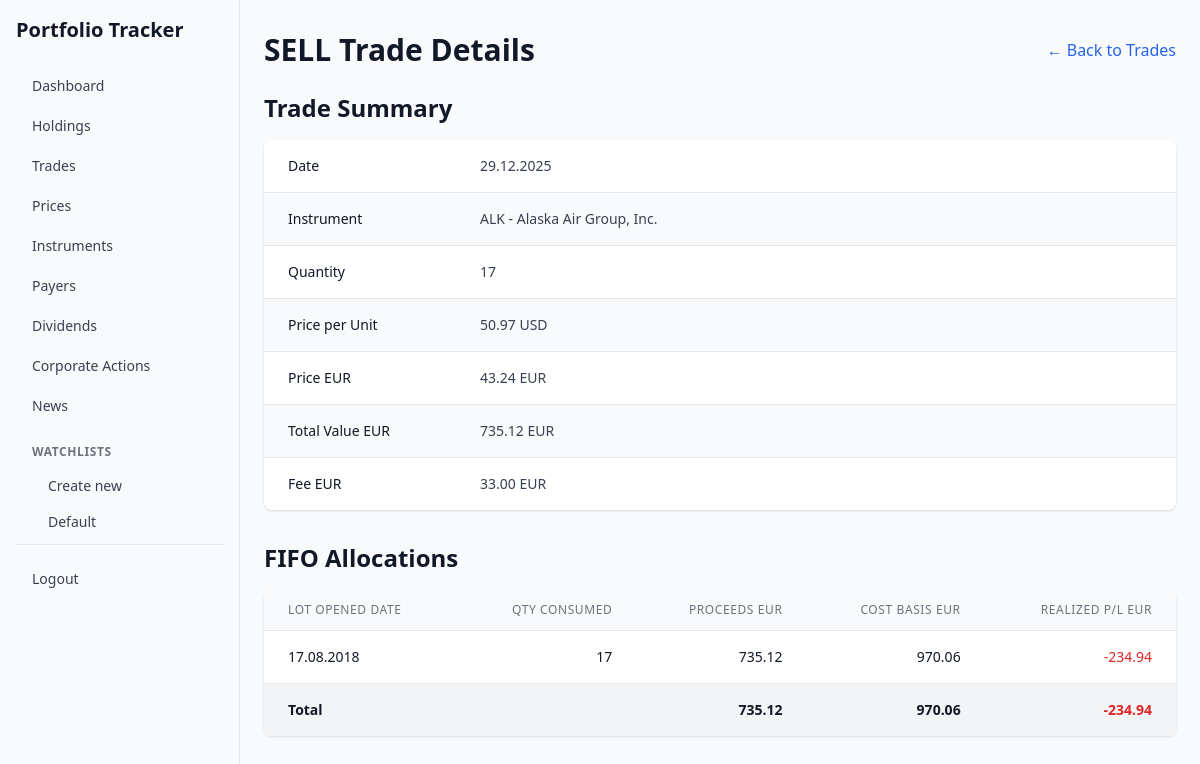
The app's page /?action=trade_view_sell&id=33 (signed in) with its own data.
### tables this page shows
CREATE TABLE watchlist (
  id BIGINT UNSIGNED AUTO_INCREMENT PRIMARY KEY,
  user_id BIGINT UNSIGNED NOT NULL,
  name VARCHAR(80) NOT NULL,
  is_default TINYINT(1) NOT NULL DEFAULT 0,
  created_at DATETIME NOT NULL DEFAULT CURRENT_TIMESTAMP,

  UNIQUE KEY uniq_user_name (user_id, name),
  KEY idx_user (user_id),

  CONSTRAINT fk_watchlist_user FOREIGN KEY (user_id) REFERENCES user(id)
);

CREATE TABLE trade (
  id BIGINT UNSIGNED AUTO_INCREMENT PRIMARY KEY,
  user_id BIGINT UNSIGNED NOT NULL,

  broker_account_id BIGINT UNSIGNED NULL,
  instrument_id BIGINT UNSIGNED NOT NULL,

  trade_type ENUM('BUY','SELL') NOT NULL,
  trade_date DATE NOT NULL,

  quantity DECIMAL(18,6) NOT NULL,
  price_per_unit DECIMAL(18,8) NOT NULL,
  price_eur DECIMAL(18,8) NOT NULL,
  trade_currency CHAR(3) NOT NULL,

  fee_amount DECIMAL(18,8) NULL,
  fee_currency CHAR(3) NULL,

  fx_rate_to_eur DECIMAL(18,8) NOT NULL,          
  total_value_eur DECIMAL(18,2) NOT NULL,         
  fee_eur DECIMAL(18,2) NOT NULL DEFAULT 0,

  notes VARCHAR(255) NULL,

  is_voided TINYINT(1) NOT NULL DEFAULT 0,
  void_reason VARCHAR(255) NULL,

  created_at DATETIME NOT NULL DEFAULT CURRENT_TIMESTAMP,
  updated_at DATETIME NOT NULL DEFAULT CURRENT_TIMESTAMP ON UPDATE CURRENT_TIMESTAMP,

  created_by BIGINT UNSIGNED NULL,
  updated_by BIGINT UNSIGNED NULL,

  KEY idx_trade_user_date (user_id, trade_date),
  KEY idx_trade_user_instr_date (user_id, instrument_id, trade_date),

  CONSTRAINT fk_trade_user FOREIGN KEY (user_id) REFERENCES user(id),
  CONSTRAINT fk_trade_broker FOREIGN KEY (broker_account_id) REFERENCES broker_account(id),
  CONSTRAINT fk_trade_instr FOREIGN KEY (instrument_id) REFERENCES instrument(id),
  CONSTRAINT fk_trade_created_by FOREIGN KEY (created_by) REFERENCES user(id),
  CONSTRAINT fk_trade_updated_by FOREIGN KEY (updated_by) REFERENCES user(id),

  CONSTRAINT chk_trade_qty_pos CHECK (quantity > 0),
  CONSTRAINT chk_trade_price_pos CHECK (price_per_unit >= 0),
  CONSTRAINT chk_trade_price_eur_nonneg CHECK (price_eur >= 0),
  CONSTRAINT chk_trade_total_pos CHECK (total_value_eur >= 0),
  CONSTRAINT chk_trade_fee_nonneg CHECK (fee_eur >= 0)
);

CREATE TABLE instrument (
  id BIGINT UNSIGNED AUTO_INCREMENT PRIMARY KEY,

  isin VARCHAR(16) NULL,                          
  ticker VARCHAR(32) NULL,                        
  name VARCHAR(255) NOT NULL,
  instrument_type ENUM('STOCK','ETF','ADR','BOND','OTHER') NOT NULL DEFAULT 'STOCK',
  country_code CHAR(2) NULL,
  trading_currency CHAR(3) NULL,
  dividend_payer_id BIGINT UNSIGNED NULL,
  is_private TINYINT(1) NOT NULL DEFAULT 0,

  created_at DATETIME NOT NULL DEFAULT CURRENT_TIMESTAMP,
  updated_at DATETIME NOT NULL DEFAULT CURRENT_TIMESTAMP ON UPDATE CURRENT_TIMESTAMP,

  UNIQUE KEY uk_instrument_isin (isin),
  KEY idx_instrument_ticker (ticker),
  
  CONSTRAINT fk_instrument_dividend_payer FOREIGN KEY (dividend_payer_id) REFERENCES dividend_payer(id)
);

CREATE TABLE trade_lot_allocation (
  id BIGINT UNSIGNED AUTO_INCREMENT PRIMARY KEY,
  user_id BIGINT UNSIGNED NOT NULL,

  sell_trade_id BIGINT UNSIGNED NOT NULL,
  trade_lot_id BIGINT UNSIGNED NOT NULL,

  quantity_consumed DECIMAL(18,6) NOT NULL,

  proceeds_eur DECIMAL(18,2) NOT NULL,
  cost_basis_eur DECIMAL(18,2) NOT NULL,
  realized_pnl_eur DECIMAL(18,2) NOT NULL,

  created_at DATETIME NOT NULL DEFAULT CURRENT_TIMESTAMP,
  updated_at DATETIME NOT NULL DEFAULT CURRENT_TIMESTAMP ON UPDATE CURRENT_TIMESTAMP,

  created_by BIGINT UNSIGNED NULL,
  updated_by BIGINT UNSIGNED NULL,

  KEY idx_alloc_user_sell (user_id, sell_trade_id),
  KEY idx_alloc_user_lot (user_id, trade_lot_id),

  CONSTRAINT fk_alloc_user FOREIGN KEY (user_id) REFERENCES user(id),
  CONSTRAINT fk_alloc_sell_trade FOREIGN KEY (sell_trade_id) REFERENCES trade(id),
  CONSTRAINT fk_alloc_lot FOREIGN KEY (trade_lot_id) REFERENCES trade_lot(id),
  CONSTRAINT fk_alloc_created_by FOREIGN KEY (created_by) REFERENCES user(id),
  CONSTRAINT fk_alloc_updated_by FOREIGN KEY (updated_by) REFERENCES user(id),

  CONSTRAINT chk_alloc_qty_pos CHECK (quantity_consumed > 0)
);

CREATE TABLE trade_lot (
  id BIGINT UNSIGNED AUTO_INCREMENT PRIMARY KEY,
  user_id BIGINT UNSIGNED NOT NULL,

  buy_trade_id BIGINT UNSIGNED NOT NULL,
  instrument_id BIGINT UNSIGNED NOT NULL,

  opened_date DATE NOT NULL,
  quantity_opened DECIMAL(18,6) NOT NULL,
  quantity_remaining DECIMAL(18,6) NOT NULL,

  cost_basis_eur DECIMAL(18,2) NOT NULL,

  created_at DATETIME NOT NULL DEFAULT CURRENT_TIMESTAMP,
  updated_at DATETIME NOT NULL DEFAULT CURRENT_TIMESTAMP ON UPDATE CURRENT_TIMESTAMP,

  created_by BIGINT UNSIGNED NULL,
  updated_by BIGINT UNSIGNED NULL,

  KEY idx_lot_user_instr_date (user_id, instrument_id, opened_date),

  CONSTRAINT fk_lot_user FOREIGN KEY (user_id) REFERENCES user(id),
  CONSTRAINT fk_lot_buy_trade FOREIGN KEY (buy_trade_id) REFERENCES trade(id),
  CONSTRAINT fk_lot_instr FOREIGN KEY (instrument_id) REFERENCES instrument(id),
  CONSTRAINT fk_lot_created_by FOREIGN KEY (created_by) REFERENCES user(id),
  CONSTRAINT fk_lot_updated_by FOREIGN KEY (updated_by) REFERENCES user(id),

  CONSTRAINT chk_lot_qty_pos CHECK (quantity_opened > 0),
  CONSTRAINT chk_lot_qty_rem_nonneg CHECK (quantity_remaining >= 0)
);

### views/trades/view_sell.php (the view, shortened to what the rows shown need)
<div class="mb-6">
    <div class="flex items-center justify-between mb-4">
        <h1 class="text-3xl font-bold text-gray-900">SELL Trade Details</h1>
    </div>
</div>
<div class="mb-8">
    <h2 class="text-2xl font-semibold text-gray-900 mb-4">Trade Summary</h2>
    <div class="bg-white rounded-lg shadow overflow-hidden">
        <table class="min-w-full divide-y divide-gray-200">
            <tbody class="bg-white divide-y divide-gray-200">
                <tr>
                    <th class="px-6 py-4 text-left text-sm font-medium text-gray-900 w-48">Date</th>
                    <td class="px-6 py-4 text-sm text-gray-700"><?= date('d.m.Y', strtotime($trade->trade_date)) ?></td>
                </tr>
                <tr class="bg-gray-50">
                    <th class="px-6 py-4 text-left text-sm font-medium text-gray-900">Instrument</th>
                    <td class="px-6 py-4 text-sm text-gray-700">
                        <?php if ($instrument): ?>
                            <?= htmlspecialchars($instrument->ticker ? $instrument->ticker . ' - ' . $instrument->name : $instrument->name) ?>
                        <?php else: ?>
                            ID: <?= htmlspecialchars((string)$trade->instrument_id) ?>
                        <?php endif; ?>
                    </td>
                </tr>
                <tr>
                    <th class="px-6 py-4 text-left text-sm font-medium text-gray-900">Quantity</th>
                    <td class="px-6 py-4 text-sm text-gray-700"><?= number_format((float)$trade->quantity, 0) ?></td>
                </tr>
                <tr class="bg-gray-50">
                    <th class="px-6 py-4 text-left text-sm font-medium text-gray-900">Price per Unit</th>
                    <td class="px-6 py-4 text-sm text-gray-700"><?= number_format((float)$trade->price_per_unit, 2) ?> <?= htmlspecialchars($trade->trade_currency) ?></td>
                </tr>
                <tr>
                    <th class="px-6 py-4 text-left text-sm font-medium text-gray-900">Price EUR</th>
                    <td class="px-6 py-4 text-sm text-gray-700"><?= number_format((float)$trade->price_eur, 2) ?> EUR</td>
                </tr>
                <tr class="bg-gray-50">
                    <th class="px-6 py-4 text-left text-sm font-medium text-gray-900">Total Value EUR</th>
                    <td class="px-6 py-4 text-sm text-gray-700"><?= htmlspecialchars($trade->total_value_eur) ?> EUR</td>
                </tr>
                <tr>
                    <th class="px-6 py-4 text-left text-sm font-medium text-gray-900">Fee EUR</th>
                    <td class="px-6 py-4 text-sm text-gray-700"><?= htmlspecialchars($trade->fee_eur) ?> EUR</td>
                </tr>
            </tbody>
        </table>
    </div>
</div>
<div>
    <h2 class="text-2xl font-semibold text-gray-900 mb-4">FIFO Allocations</h2>
    <?php if (empty($allocations)): ?>
        <div class="bg-white rounded-lg shadow p-6">
            <p class="text-gray-600">No allocations found.</p>
        </div>
    <?php else: ?>
        <?php
        function compare_decimals_view(string $a, string $b): int {
            return bccomp($a, $b, 2);
        }
        $total_proceeds = '0.00';
        $total_cost = '0.00';
        $total_pnl = '0.00';
        foreach ($allocations as $alloc_data):
            $alloc = $alloc_data['allocation'];
            $total_proceeds = bcadd($total_proceeds, $alloc->proceeds_eur, 2);
            $total_cost = bcadd($total_cost, $alloc->cost_basis_eur, 2);
            $total_pnl = bcadd($total_pnl, $alloc->realized_pnl_eur, 2);
        endforeach;
        ?>
        <div class="bg-white rounded-lg shadow overflow-hidden">
            <div class="overflow-x-auto">
                <table class="min-w-full divide-y divide-gray-200">
                    <thead class="bg-gray-50">
                        <tr>
                            <th class="px-6 py-3 text-left text-xs font-medium text-gray-500 uppercase tracking-wider">Lot Opened Date</th>
                            <th class="px-6 py-3 text-right text-xs font-medium text-gray-500 uppercase tracking-wider">Qty Consumed</th>
                            <th class="px-6 py-3 text-right text-xs font-medium text-gray-500 uppercase tracking-wider">Proceeds EUR</th>
                            <th class="px-6 py-3 text-right text-xs font-medium text-gray-500 uppercase tracking-wider">Cost Basis EUR</th>
                            <th class="px-6 py-3 text-right text-xs font-medium text-gray-500 uppercase tracking-wider">Realized P/L EUR</th>
                        </tr>
                    </thead>
                    <tbody class="bg-white divide-y divide-gray-200">
                        <?php foreach ($allocations as $index => $alloc_data): ?>
                            <?php
                            $alloc = $alloc_data['allocation'];
                            $lot_opened_date = $alloc_data['lot_opened_date'];
                            ?>
                            <tr class="<?= $index % 2 === 0 ? 'bg-white' : 'bg-gray-50' ?> hover:bg-blue-50">
                                <td class="px-6 py-4 whitespace-nowrap text-sm text-gray-900"><?= date('d.m.Y', strtotime($lot_opened_date)) ?></td>
                                <td class="px-6 py-4 whitespace-nowrap text-sm text-gray-900 text-right"><?= number_format((float)$alloc->quantity_consumed, 0) ?></td>
                                <td class="px-6 py-4 whitespace-nowrap text-sm text-gray-900 text-right"><?= htmlspecialchars($alloc->proceeds_eur) ?></td>
                                <td class="px-6 py-4 whitespace-nowrap text-sm text-gray-900 text-right"><?= htmlspecialchars($alloc->cost_basis_eur) ?></td>
                                <td class="px-6 py-4 whitespace-nowrap text-sm text-right font-medium <?= compare_decimals_view($alloc->realized_pnl_eur, '0') >= 0 ? 'text-green-600' : 'text-red-600' ?>">
                                    <?= htmlspecialchars($alloc->realized_pnl_eur) ?>
                                </td>
                            </tr>
                        <?php endforeach; ?>
                        <tr class="bg-gray-100 font-bold">
                            <td class="px-6 py-4 text-sm text-gray-900" colspan="2">Total</td>
                            <td class="px-6 py-4 whitespace-nowrap text-sm text-gray-900 text-right"><?= htmlspecialchars($total_proceeds) ?></td>
                            <td class="px-6 py-4 whitespace-nowrap text-sm text-gray-900 text-right"><?= htmlspecialchars($total_cost) ?></td>
                            <td class="px-6 py-4 whitespace-nowrap text-sm text-right font-bold <?= compare_decimals_view($total_pnl, '0') >= 0 ? 'text-green-600' : 'text-red-600' ?>">
                                <?= htmlspecialchars($total_pnl) ?>
                            </td>
                        </tr>
                    </tbody>
                </table>
            </div>
        </div>
    <?php endif; ?>
</div>
<?php
$content = ob_get_clean();
require __DIR__ . '/../layout.php';
?>

### views/layout.php (shortened to what the rows shown need)
<!DOCTYPE html>
<html lang="en">
<head>
    <script src="https://cdn.tailwindcss.com"></script>
</head>
<body class="bg-gray-50">
    <?php
    require_once __DIR__ . '/../infrastructure/auth.php';
    $is_logged_in = current_user_id() !== null;
    $current_action = $_GET['action'] ?? 'login';
    $current_watchlist_id = isset($_GET['id']) && $current_action === 'watchlist' ? (int) $_GET['id'] : 0;
    $watchlists_sidebar = [];
    if ($is_logged_in) {
        require_once __DIR__ . '/../repositories/WatchlistRepository.php';
        $watchlist_repo = new WatchlistRepository();
        $user_id = current_user_id();
        if ($user_id !== null) {
            $watchlists_sidebar = $watchlist_repo->list_by_user($user_id);
        }
    }
    function get_watchlist_link_classes(int $watchlist_id, int $current_id): string {
        $base = 'block px-4 py-2 pl-8 text-sm font-medium rounded-md transition-colors';
        return $base . ' text-gray-700 hover:bg-gray-100 hover:text-gray-900';
    }
    ?>
    <?php if ($is_logged_in): ?>
        <div class="flex min-h-screen">
            <aside class="w-60 bg-gray-50 border-r border-gray-200 flex-shrink-0">
                <div class="p-4">
                    <h1 class="text-xl font-bold text-gray-900 mb-6">Portfolio Tracker</h1>
                    <nav class="space-y-1">
                        <div class="pt-2">
                            <div class="px-4 py-2 text-xs font-semibold text-gray-500 uppercase tracking-wider">
                                Watchlists
                            </div>
                            <a href="?action=watchlist_new" class="block px-4 py-2 pl-8 text-sm font-medium text-gray-700 hover:bg-gray-100 hover:text-gray-900 rounded-md transition-colors">
                                Create new
                            </a>
                            <?php foreach ($watchlists_sidebar as $watchlist): ?>
                                <a href="?action=watchlist&id=<?= $watchlist->id ?>" class="<?= get_watchlist_link_classes($watchlist->id, $current_watchlist_id) ?>">
                                    <?= htmlspecialchars($watchlist->name) ?>
                                </a>
                            <?php endforeach; ?>
                        </div>
                    </nav>
                </div>
            </aside>
            <main class="flex-1 overflow-x-hidden">
                <div class="<?= $current_action === 'holdings' ? '' : (in_array($current_action, ['news', 'trades', 'dividends', 'watchlist', 'instruments']) ? 'max-w-12xl mx-auto' : 'max-w-7xl mx-auto') ?> px-6 py-8">
                    <?php if (isset($content)): ?>
                        <?= $content ?>
                    <?php endif; ?>
                </div>
            </main>
        </div>
    <?php endif; ?>
</body>
</html>

### records on screen
watchlist: name "Default"
trade: trade_date "29.12.2025", quantity "17", price_per_unit "50.97", trade_currency "USD", price_eur "43.24", total_value_eur "735.12", fee_eur "33.00"
instrument: ticker+name "ALK - Alaska Air Group, Inc."
trade_lot_allocation: trade_lot.opened_date "17.08.2018", quantity_consumed "17", proceeds_eur "735.12", cost_basis_eur "970.06", realized_pnl_eur "-234.94"
